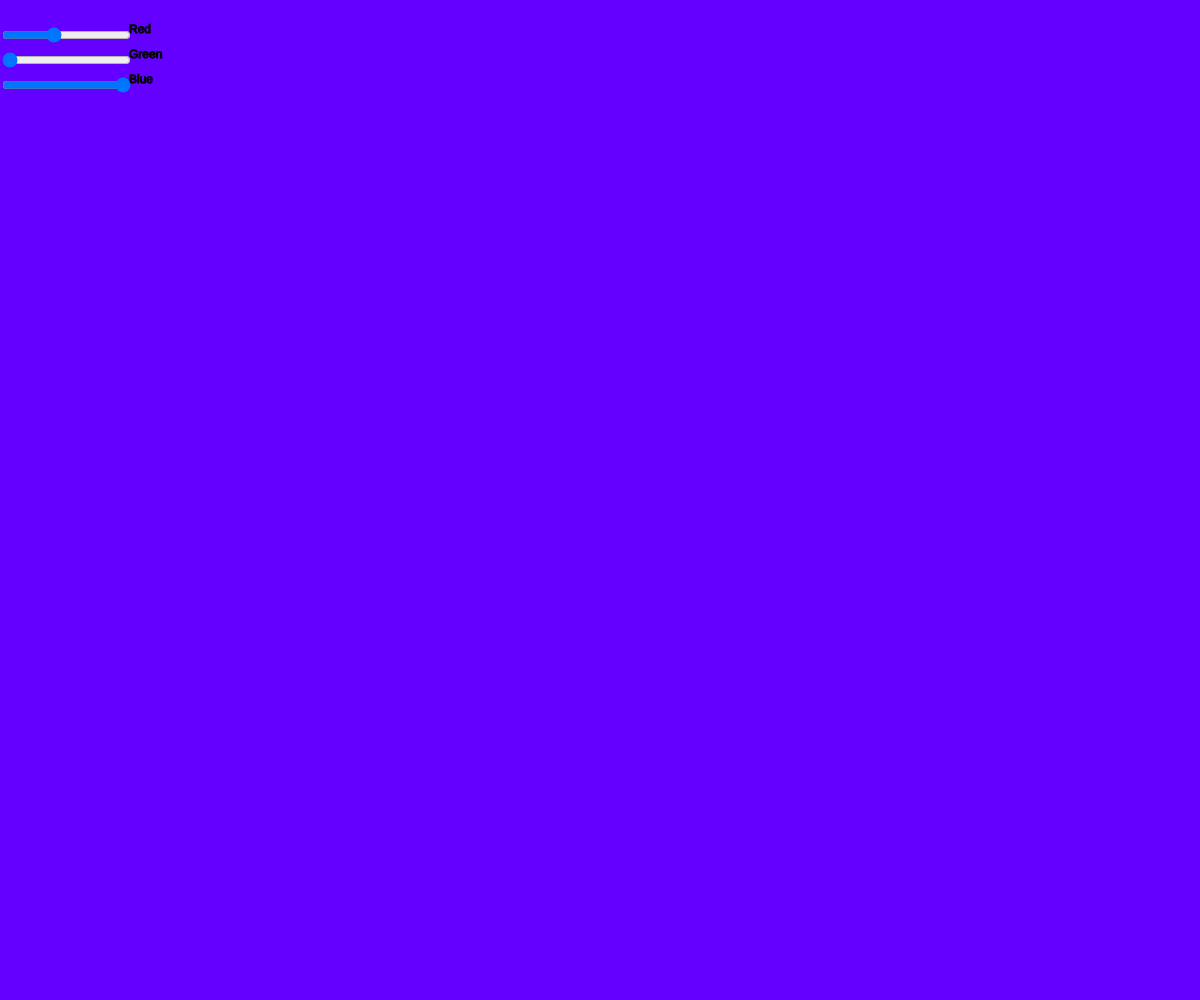
Frame 1 (no input)
Frame 60 (no input): identical to frame 1, image omitted
Frame 120 (the mouse pressed at the canvas centre since frame 60): identical to frame 1, image omitted

The p5.js sketch that drew this single still picture (run headless with seeded random() and noise() and a simulated clock; from frame 60 on, the mouse is pressed at the canvas centre):

// p5.js sketch
// ── sketch.js
let rs,gs,bs

function setup() {
	createCanvas(windowWidth, windowHeight)
	
	rs = createSlider(0, 255, 100);
	rs.position(0, 25);
	
	gs = createSlider(0, 255, 0);
	gs.position(0, 50);
	
	bs = createSlider(0, 255, 255);
	bs.position(0, 75);
}

function draw() {
	let r = rs.value()
	let g = gs.value()
	let b = bs.value()
	
	background(r, g, b)
	
	stroke(0)
	text("Red", rs.x*2+rs.width, rs.y+rs.height/2)
	text("Green", gs.x*2+gs.width, gs.y+gs.height/2)
	text("Blue", gs.x*2+bs.width, bs.y+bs.height/2)
}
